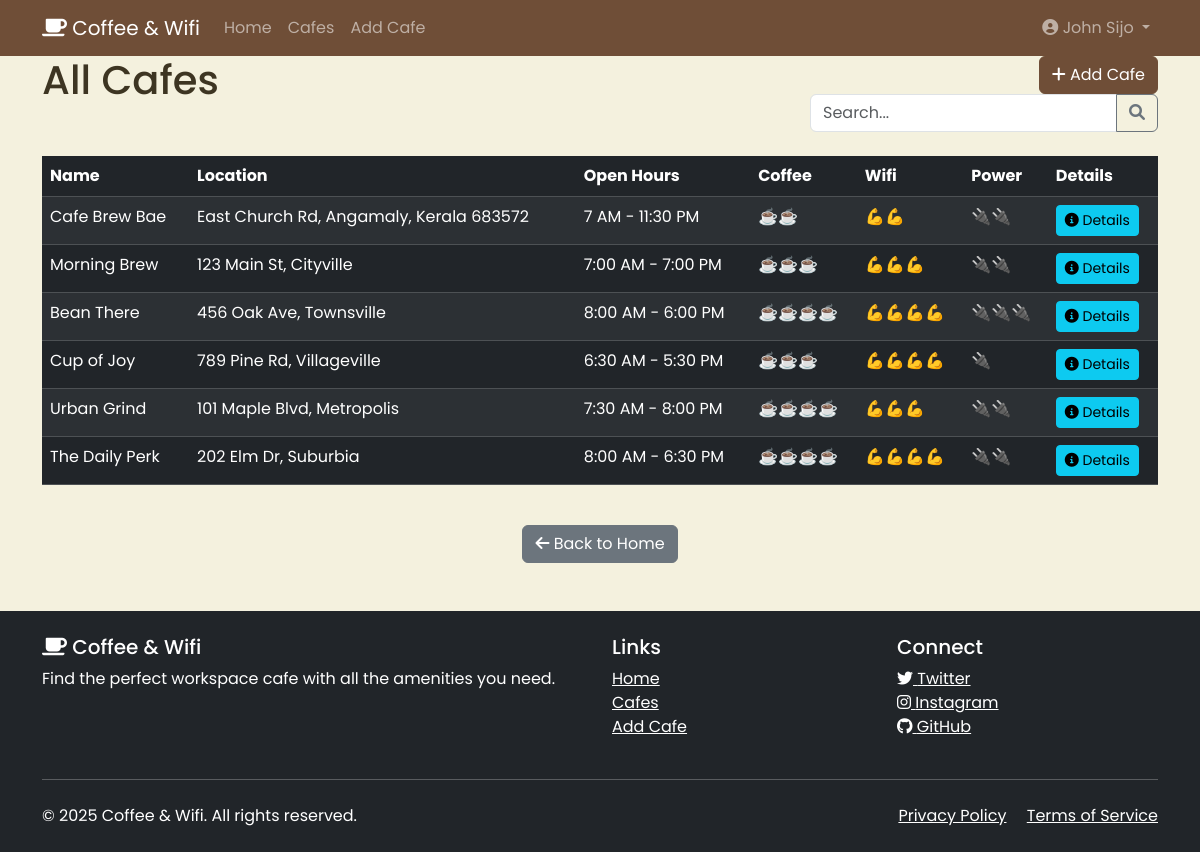
Page /cafes (signed in) on the committed database.
### main.py (models this page shows, shortened)
class User(UserMixin, db.Model):
    __tablename__ = "users"
    id = db.Column(db.Integer, primary_key=True)
    email = db.Column(db.String(100), unique=True)
    password = db.Column(db.String(100))
    name = db.Column(db.String(100))
    reviews = db.relationship("Review", back_populates="author")

class Cafe(db.Model):
    __tablename__ = "cafes"
    id = db.Column(db.Integer, primary_key=True)
    name = db.Column(db.String(250), unique=True, nullable=False)
    location = db.Column(db.String(500), nullable=False)
    map_url = db.Column(db.String(500), nullable=False)
    open_time = db.Column(db.String(250), nullable=False)
    close_time = db.Column(db.String(250), nullable=False)
    coffee_rating = db.Column(db.String(250), nullable=False)
    wifi_rating = db.Column(db.String(250), nullable=False)
    power_rating = db.Column(db.String(250), nullable=False)
    seats = db.Column(db.String(250))
    can_take_calls = db.Column(db.Boolean, default=False)
    restroom = db.Column(db.Boolean, default=False)
    reviews = db.relationship("Review", back_populates="cafe")

### main.py (the view)
@app.route('/cafes')
def cafes():
    all_cafes = Cafe.query.all()
    return render_template('cafes.html', cafes=all_cafes, logged_in=current_user.is_authenticated)

### main.py (called while the page is built)
@login_manager.user_loader
def load_user(user_id):
    return User.query.get(int(user_id))

### templates/cafes.html (shortened to what this page needs)
{% extends 'base.html' %}
{% block content %}
<div class="container">
    <div class="row mb-4">
        <div class="col-md-8">
            <h1>All Cafes</h1>
        </div>
        <div class="col-md-4 text-end">
            {% if logged_in %}
                <a href="{{ url_for('add_cafe') }}" class="btn btn-primary">
                    <i class="fas fa-plus"></i> Add Cafe
                </a>
            {% endif %}
            <form class="d-inline-block ms-2" action="{{ url_for('cafes') }}" method="GET">
                <div class="input-group">
                    <input type="text" class="form-control" placeholder="Search..." name="q" value="{{ request.args.get('q', '') }}">
                    <button class="btn btn-outline-secondary" type="submit">
                        <i class="fas fa-search"></i>
                    </button>
                </div>
            </form>
        </div>
    </div>
    <div class="row">
        <div class="col-12">
            <div class="table-responsive">
                <table class="table table-dark table-striped table-hover">
                    <thead>
                        <tr>
                            <th>Name</th>
                            <th>Location</th>
                            <th>Open Hours</th>
                            <th>Coffee</th>
                            <th>Wifi</th>
                            <th>Power</th>
                            <th>Details</th>
                        </tr>
                    </thead>
                    <tbody>
                        {% for cafe in cafes %}
                        <tr>
                            <td>{{ cafe.name }}</td>
                            <td>{{ cafe.location }}</td>
                            <td>{{ cafe.open_time }} - {{ cafe.close_time }}</td>
                            <td>{{ cafe.coffee_rating }}</td>
                            <td>{{ cafe.wifi_rating }}</td>
                            <td>{{ cafe.power_rating }}</td>
                            <td>
                                <a href="{{ url_for('show_cafe', cafe_id=cafe.id) }}" class="btn btn-sm btn-info">
                                    <i class="fas fa-info-circle"></i> Details
                                </a>
                            </td>
                        </tr>
                        {% endfor %}
                    </tbody>
                </table>
            </div>
        </div>
    </div>
    <div class="row mt-4">
        <div class="col-12 text-center">
            <a href="{{ url_for('home') }}" class="btn btn-secondary">
                <i class="fas fa-arrow-left"></i> Back to Home
            </a>
        </div>
    </div>
</div>
{% endblock %}

### templates/base.html (shortened to what this page needs)
<!DOCTYPE html>
<html lang="en">
  <head>
    {% block styles %}
    {{ bootstrap.load_css() }}
    <link rel="stylesheet" href="https://cdnjs.cloudflare.com/ajax/libs/font-awesome/6.0.0/css/all.min.css">
    <link rel="stylesheet" href="{{ url_for('static', filename='css/styles.css') }}">
    {% endblock %}
  </head>
  <body>
    <nav class="navbar navbar-expand-lg navbar-dark bg-dark">
      <div class="container">
        <a class="navbar-brand" href="{{ url_for('home') }}">
          <i class="fas fa-coffee"></i> Coffee & Wifi
        </a>
        <div class="collapse navbar-collapse" id="navbarNav">
          <ul class="navbar-nav me-auto">
            <li class="nav-item">
              <a class="nav-link" href="{{ url_for('home') }}">Home</a>
            </li>
            <li class="nav-item">
              <a class="nav-link" href="{{ url_for('cafes') }}">Cafes</a>
            </li>
            {% if logged_in %}
            <li class="nav-item">
              <a class="nav-link" href="{{ url_for('add_cafe') }}">Add Cafe</a>
            </li>
            {% endif %}
          </ul>
          <ul class="navbar-nav">
            {% if logged_in %}
            <li class="nav-item dropdown">
              <a class="nav-link dropdown-toggle" href="#" id="navbarDropdown" role="button" data-bs-toggle="dropdown">
                <i class="fas fa-user-circle"></i> {{ current_user.name }}
              </a>
            </li>
            {% endif %}
          </ul>
        </div>
      </div>
    </nav>
    {% block content %}{% endblock %}
    <footer class="bg-dark text-white py-4 mt-5">
      <div class="container">
        <div class="row">
          <div class="col-md-6">
            <h5><i class="fas fa-coffee"></i> Coffee & Wifi</h5>
            <p class="mb-0">Find the perfect workspace cafe with all the amenities you need.</p>
          </div>
          <div class="col-md-3">
            <h5>Links</h5>
            <ul class="list-unstyled">
              <li><a href="{{ url_for('home') }}" class="text-white">Home</a></li>
              <li><a href="{{ url_for('cafes') }}" class="text-white">Cafes</a></li>
              <li><a href="{{ url_for('add_cafe') }}" class="text-white">Add Cafe</a></li>
            </ul>
          </div>
          <div class="col-md-3">
            <h5>Connect</h5>
            <ul class="list-unstyled">
              <li><a href="#" class="text-white"><i class="fab fa-twitter"></i> Twitter</a></li>
              <li><a href="#" class="text-white"><i class="fab fa-instagram"></i> Instagram</a></li>
              <li><a href="#" class="text-white"><i class="fab fa-github"></i> GitHub</a></li>
            </ul>
          </div>
        </div>
        <hr class="my-4 bg-secondary">
        <div class="row">
          <div class="col-md-6">
            <p class="mb-0">&copy; 2025 Coffee & Wifi. All rights reserved.</p>
          </div>
          <div class="col-md-6 text-md-end">
            <a href="#" class="text-white me-3">Privacy Policy</a>
            <a href="#" class="text-white">Terms of Service</a>
          </div>
        </div>
      </div>
    </footer>
  </body>
</html>

### static/css/styles.css (style rules this page uses)
:root { --primary: #6F4E37; --secondary: #C9A66B; --accent: #E3B23C; --light: #F4F1DE; --dark: #3D3522; }
body { background-color: var(--light); color: var(--dark); font-family: 'Poppins', sans-serif; }
.navbar { background-color: var(--primary) !important; }
.btn-primary { background-color: var(--primary); border-color: var(--primary); }

### rows in the picture
User: name "John Sijo"
Cafe: name "Cafe Brew Bae", location "East Church Rd, Angamaly, Kerala 683572", open_time "7 AM", close_time "11:30 PM", coffee_rating "☕️☕️", wifi_rating "💪💪", power_rating "🔌🔌"
Cafe: name "Morning Brew", location "123 Main St, Cityville", open_time "7:00 AM", close_time "7:00 PM", coffee_rating "☕️☕️☕️", wifi_rating "💪💪💪", power_rating "🔌🔌"
Cafe: name "Bean There", location "456 Oak Ave, Townsville", open_time "8:00 AM", close_time "6:00 PM", coffee_rating "☕️☕️☕️☕️", wifi_rating "💪💪💪💪", power_rating "🔌🔌🔌"
Cafe: name "Cup of Joy", location "789 Pine Rd, Villageville", open_time "6:30 AM", close_time "5:30 PM", coffee_rating "☕️☕️☕️", wifi_rating "💪💪💪💪", power_rating "🔌"
Cafe: name "Urban Grind", location "101 Maple Blvd, Metropolis", open_time "7:30 AM", close_time "8:00 PM", coffee_rating "☕️☕️☕️☕️", wifi_rating "💪💪💪", power_rating "🔌🔌"
Cafe: name "The Daily Perk", location "202 Elm Dr, Suburbia", open_time "8:00 AM", close_time "6:30 PM", coffee_rating "☕️☕️☕️☕️", wifi_rating "💪💪💪💪", power_rating "🔌🔌"
